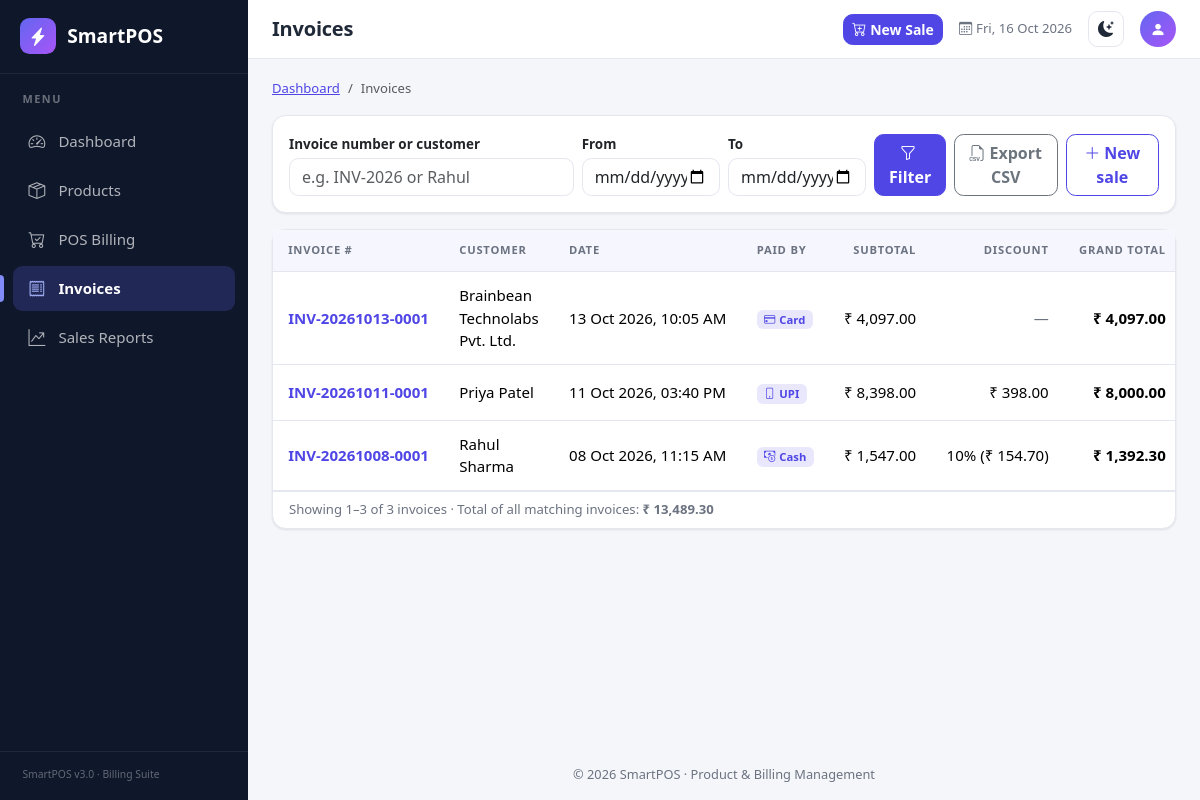
The app's page /invoices/index.php with its own data.
### tables this page shows
CREATE TABLE invoices (
    id              INT UNSIGNED NOT NULL AUTO_INCREMENT,
    invoice_number  VARCHAR(30) NOT NULL,
    customer_name   VARCHAR(100) NOT NULL,
    payment_method  ENUM('cash','upi','card') NOT NULL DEFAULT 'cash',
    invoice_date    DATETIME NOT NULL DEFAULT CURRENT_TIMESTAMP,
    subtotal        DECIMAL(12,2) NOT NULL DEFAULT 0.00,
    discount_type   ENUM('none','percentage','fixed') NOT NULL DEFAULT 'none',
    discount_value  DECIMAL(10,2) NOT NULL DEFAULT 0.00,
    discount_amount DECIMAL(12,2) NOT NULL DEFAULT 0.00,
    grand_total     DECIMAL(12,2) NOT NULL DEFAULT 0.00,
    created_at      TIMESTAMP NOT NULL DEFAULT CURRENT_TIMESTAMP,
    PRIMARY KEY (id),
    UNIQUE KEY uq_invoices_number (invoice_number),
    KEY idx_invoices_date (invoice_date),
    KEY idx_invoices_customer (customer_name),
    CONSTRAINT chk_invoices_subtotal CHECK (subtotal >= 0),
    CONSTRAINT chk_invoices_discount CHECK (discount_amount >= 0 AND discount_amount <= subtotal),
    CONSTRAINT chk_invoices_total    CHECK (grand_total >= 0)
);

### config/database.php (called while the page is built, shortened)
<?php
function db(): PDO
{
    static $pdo = null;
    if ($pdo === null) {
        $dsn = sprintf('mysql:host=%s;port=%s;dbname=%s;charset=utf8mb4', DB_HOST, DB_PORT, DB_NAME);
        $pdo = new PDO($dsn, DB_USER, DB_PASS, [
            PDO::ATTR_ERRMODE            => PDO::ERRMODE_EXCEPTION,
            PDO::ATTR_DEFAULT_FETCH_MODE => PDO::FETCH_ASSOC,
            PDO::ATTR_EMULATE_PREPARES   => false,
        ]);
    }
    return $pdo;
}

### invoices/index.php (the view, shortened to what this page needs)
<?php
$search = mb_substr(get_str('q'), 0, 100);
$from   = get_str('from');
$to     = get_str('to');
$where  = [];
$params = [];
$whereSql = $where ? ' WHERE ' . implode(' AND ', $where) : '';
$cnt = db()->prepare('SELECT COUNT(*), COALESCE(SUM(grand_total), 0) FROM invoices' . $whereSql);
$cnt->execute($params);
[$total, $sumTotal] = $cnt->fetch(PDO::FETCH_NUM);
$total    = (int) $total;
$sumTotal = (float) $sumTotal;
$page = parse_uint(get_str('page') !== '' ? get_str('page') : '1') ?? 1;
$pg   = paginate($total, $page);
$stmt = db()->prepare(
    'SELECT id, invoice_number, customer_name, payment_method, invoice_date, subtotal,
            discount_type, discount_value, discount_amount, grand_total
       FROM invoices' . $whereSql . '
   ORDER BY invoice_date DESC, id DESC
      LIMIT :limit OFFSET :offset'
);
$stmt->bindValue(':limit', $pg['perPage'], PDO::PARAM_INT);
$stmt->bindValue(':offset', $pg['offset'], PDO::PARAM_INT);
$stmt->execute();
$rows = $stmt->fetchAll();
$query = array_filter(['q' => $search, 'from' => $from, 'to' => $to], static fn($v) => $v !== '');
$filtered = $query !== [];
require __DIR__ . '/../includes/header.php';
?>
<div class="card mb-3">
    <div class="card-body">
        <form method="get" action="<?= e(url('invoices/index.php')) ?>" class="row g-2 align-items-end" role="search">
            <div class="col-md-4">
                <label for="q" class="form-label mb-1">Invoice number or customer</label>
                <input type="search" class="form-control" id="q" name="q" maxlength="100"
                       value="<?= e($search) ?>" placeholder="e.g. INV-2026 or Rahul">
            </div>
            <div class="col-6 col-md-2">
                <label for="from" class="form-label mb-1">From</label>
                <input type="date" class="form-control" id="from" name="from" value="<?= e($from) ?>">
            </div>
            <div class="col-6 col-md-2">
                <label for="to" class="form-label mb-1">To</label>
                <input type="date" class="form-control" id="to" name="to" value="<?= e($to) ?>">
            </div>
            <div class="col-md-4 d-flex gap-2">
                <button type="submit" class="btn btn-primary"><i class="bi bi-funnel me-1"></i>Filter</button>
                <a href="<?= e(url('invoices/export.php') . ($query ? '?' . http_build_query($query) : '')) ?>"
                   class="btn btn-outline-secondary ms-auto" title="Download the filtered list as a CSV file (opens in Excel)">
                    <i class="bi bi-filetype-csv me-1"></i>Export CSV
                </a>
                <a href="<?= e(url('pos/index.php')) ?>" class="btn btn-outline-primary">
                    <i class="bi bi-plus-lg me-1"></i>New sale
                </a>
            </div>
        </form>
    </div>
</div>
<div class="card">
    <div class="table-responsive">
        <table class="table table-hover align-middle mb-0">
            <thead>
                <tr>
                    <th scope="col">Invoice #</th>
                    <th scope="col">Customer</th>
                    <th scope="col">Date</th>
                    <th scope="col">Paid by</th>
                    <th scope="col" class="text-end">Subtotal</th>
                    <th scope="col" class="text-end">Discount</th>
                    <th scope="col" class="text-end">Grand total</th>
                </tr>
            </thead>
            <tbody>
            <?php if (!$rows): ?>
                <tr>
                    <td colspan="8">
                        <div class="empty-state">
                            <i class="bi bi-receipt"></i>
                            <?php if ($filtered): ?>
                                <p class="mb-2">No invoices match your filters.</p>
                                <a href="<?= e(url('invoices/index.php')) ?>" class="btn btn-sm btn-outline-secondary">Clear filters</a>
                            <?php else: ?>
                                <p class="mb-2">No invoices yet. Create your first sale in POS Billing.</p>
                                <a href="<?= e(url('pos/index.php')) ?>" class="btn btn-sm btn-primary">Open POS</a>
                            <?php endif; ?>
                        </div>
                    </td>
                </tr>
            <?php else: foreach ($rows as $inv):
                $vid = (int) $inv['id'];
                if ($inv['discount_type'] === 'percentage') {
                    $pct = rtrim(rtrim(number_format((float) $inv['discount_value'], 2, '.', ''), '0'), '.');
                    $discText = $pct . '% (' . money($inv['discount_amount']) . ')';
                } elseif ($inv['discount_type'] === 'fixed') {
                    $discText = money($inv['discount_amount']);
                } else {
                    $discText = '';
                } ?>
                <tr>
                    <td class="fw-semibold text-nowrap">
                        <a href="<?= e(url('invoices/view.php?id=' . $vid)) ?>"><?= e($inv['invoice_number']) ?></a>
                    </td>
                    <td><?= e($inv['customer_name']) ?></td>
                    <td class="text-nowrap"><?= e(date('d M Y, h:i A', strtotime((string) $inv['invoice_date']))) ?></td>
                    <td><?= payment_badge((string) $inv['payment_method']) ?></td>
                    <td class="text-end text-nowrap"><?= e(money($inv['subtotal'])) ?></td>
                    <td class="text-end text-nowrap">
                        <?= $discText !== '' ? e($discText) : '<span class="text-muted">&mdash;</span>' ?>
                    </td>
                    <td class="text-end fw-semibold text-nowrap"><?= e(money($inv['grand_total'])) ?></td>
                </tr>
            <?php endforeach; endif; ?>
            </tbody>
        </table>
    </div>
    <?php if ($total > 0): ?>
        <div class="card-footer bg-white d-flex flex-wrap justify-content-between align-items-center gap-2">
            <small class="text-muted">
                Showing <?= $pg['offset'] + 1 ?>&ndash;<?= $pg['offset'] + count($rows) ?> of <?= $total ?>
                invoice<?= $total === 1 ? '' : 's' ?>
                &middot; Total of all matching invoices: <strong><?= e(money($sumTotal)) ?></strong>
            </small>
        </div>
    <?php endif; ?>
</div>
<?php require __DIR__ . '/../includes/footer.php'; ?>

### includes/helpers.php (shortened to what this page needs)
<?php
function e(mixed $value): string
{
    return htmlspecialchars((string) $value, ENT_QUOTES | ENT_SUBSTITUTE, 'UTF-8');
}
function money(float|int|string $amount): string
{
    return CURRENCY . ' ' . number_format((float) $amount, 2);
}
function url(string $path = ''): string
{
    return BASE_URL . '/' . ltrim($path, '/');
}
function get_str(string $key): string
{
    $v = $_GET[$key] ?? '';
    return is_string($v) ? trim($v) : '';
}
function parse_uint(string $value): ?int
{
    return (int) $value;
}
function paginate(int $total, int $page, int $perPage = PER_PAGE): array
{
    $pages = max(1, (int) ceil($total / $perPage));
    $page  = min(max(1, $page), $pages);
    return [
        'page'    => $page,
        'pages'   => $pages,
        'perPage' => $perPage,
        'offset'  => ($page - 1) * $perPage,
        'total'   => $total,
    ];
}
function payment_methods(): array
{
    return [
        'cash' => ['Cash', 'bi-cash-coin'],
        'upi'  => ['UPI',  'bi-phone'],
        'card' => ['Card', 'bi-credit-card'],
    ];
}
function payment_badge(string $method): string
{
    $m = payment_methods()[$method] ?? ['Cash', 'bi-cash-coin'];
    return '<span class="badge badge-soft"><i class="bi ' . e($m[1]) . ' me-1"></i>' . e($m[0]) . '</span>';
}

### assets/css/style.css (style rules this page uses)
:root { --sp-primary: #4f46e5; --sp-primary-dark: #4338ca; --sp-primary-rgb: 79, 70, 229; --sp-accent: #f97316; --sp-sidebar-w: 248px; --sp-sidebar-bg: #0f172a; --sp-bg: #f5f6fa; --sp-card: #ffffff; --sp-border: #e5e7ef; --sp-text: #1f2937; --sp-muted: #6b7280; --sp-radius: .85rem; --sp-shadow: 0 1px 2px rgba(16, 24, 40, .04), 0 1px 3px rgba(16, 24, 40, .06); --bs-body-font-family: system-ui, -apple-system, "Segoe UI", Roboto, "Helvetica Neue", Arial, sans-serif; --bs-link-color: var(--sp-primary); }
body { background: var(--sp-bg); color: var(--sp-text); font-family: var(--bs-body-font-family); font-size: .94rem; }
a { color: var(--sp-primary); }
.text-muted, .form-text { color: var(--sp-muted) !important; }
.btn { border-radius: .6rem; font-weight: 600; }
.btn-primary { --bs-btn-bg: var(--sp-primary); --bs-btn-border-color: var(--sp-primary); --bs-btn-color: #fff; --bs-btn-hover-bg: var(--sp-primary-dark); --bs-btn-hover-border-color: var(--sp-primary-dark); --bs-btn-hover-color: #fff; --bs-btn-active-bg: var(--sp-primary-dark); --bs-btn-active-border-color: var(--sp-primary-dark); --bs-btn-disabled-bg: var(--sp-primary); --bs-btn-disabled-border-color: var(--sp-primary); }
.btn-outline-primary { --bs-btn-color: var(--sp-primary); --bs-btn-border-color: var(--sp-primary); --bs-btn-hover-bg: var(--sp-primary); --bs-btn-hover-border-color: var(--sp-primary); --bs-btn-hover-color: #fff; --bs-btn-active-bg: var(--sp-primary-dark); --bs-btn-active-border-color: var(--sp-primary-dark); }
.form-control, .form-select { border-radius: .6rem; border-color: var(--sp-border); background-color: var(--sp-card); }
.form-label { font-weight: 600; font-size: .84rem; }
.card { border: 1px solid var(--sp-border); border-radius: var(--sp-radius); background: var(--sp-card); box-shadow: var(--sp-shadow); }
.card-footer { border-top: 1px solid var(--sp-border); background: transparent !important; }
.table { --bs-table-bg: transparent; }
.table > :not(caption) > * > * { padding: .75rem .95rem; border-color: var(--sp-border); }
.table thead th { background: color-mix(in srgb, var(--sp-primary) 5%, var(--sp-card)); font-size: .7rem; text-transform: uppercase; letter-spacing: .07em; font-weight: 700; color: var(--sp-muted); white-space: nowrap; }
.badge-soft { background: color-mix(in srgb, var(--sp-primary) 13%, transparent); color: var(--sp-primary); font-weight: 600; }
.table a:not(.btn), .list-group a:not(.btn), .card-header a { text-decoration: none; }

### records on screen
invoices: invoice_number "INV-20261013-0001", customer_name "Brainbean Technolabs Pvt. Ltd.", invoice_date "13 Oct 2026, 10:05 AM", payment_method "Card", subtotal "₹ 4,097.00", grand_total "₹ 4,097.00"
invoices: invoice_number "INV-20261011-0001", customer_name "Priya Patel", invoice_date "11 Oct 2026, 03:40 PM", payment_method "UPI", subtotal "₹ 8,398.00", discount_amount "₹ 398.00", grand_total "₹ 8,000.00"
invoices: invoice_number "INV-20261008-0001", customer_name "Rahul Sharma", invoice_date "08 Oct 2026, 11:15 AM", payment_method "Cash", subtotal "₹ 1,547.00", discText "10% (₹ 154.70)", grand_total "₹ 1,392.30"

### other values on screen
APP_NAME "SmartPOS"
$label "Dashboard"
$label "Products"
$label "POS Billing"
$label "Invoices"
$label "Sales Reports"
$pageTitle "Invoices"
$pg['offset'] + 1 "1"
$pg['offset'] + count($rows) "3"
$total "3"
money($sumTotal) "₹ 13,489.30"
